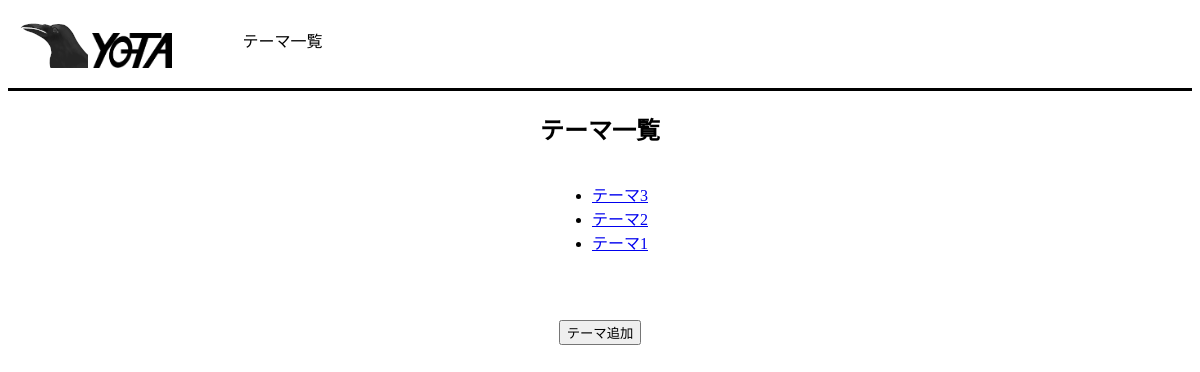
Page /comments/ on the committed database.
### comments/models.py (models this page shows, shortened)
class Theme(models.Model):
    title = models.CharField(max_length=50)
    pub_date = models.DateTimeField('data published')

### comments/views.py (the view)
# urls.py: path('', views.IndexView.as_view(), name='index'),
class IndexView(generic.ListView):
    template_name = 'comments/index.html'
    context_object_name = 'latest_theme_list'
    def get_queryset(self):
        return Theme.objects.order_by('-pub_date')[:5]

### comments/templates/comments/index.html
{% extends "comments/basic.html" %}
{% block content %}
  <h2>テーマ一覧</h2>
  {% if latest_theme_list %}
      <ul>
      {% for theme in latest_theme_list %}
          <li><a href="{% url 'comments:comments' theme.id %}">{{ theme.title }}</a></li>
      {% endfor %}
      </ul>
  {% else %}
      <p>No themes are published.</p>
  {% endif %}
  <div class="theme-form">
    <form action="{% url 'comments:theme-contribution' %}">
      <button type="submit">テーマ追加</button>
    </form>
  </div>
{% endblock %}

### comments/static/comments/stylesheet/index.css (style rules this page uses)
.theme-form { padding-top: 50px; }

### rows in the picture
Theme: title "テーマ3"
Theme: title "テーマ2"
Theme: title "テーマ1"
